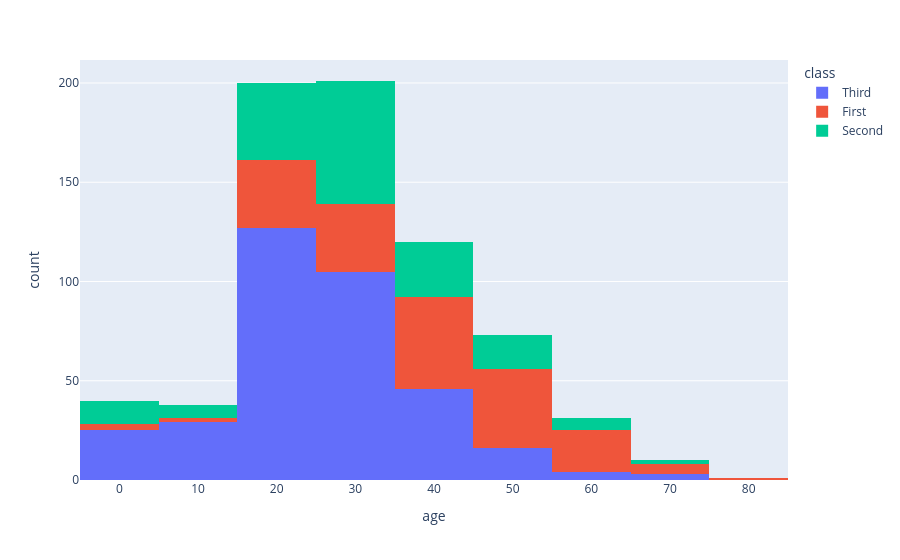

Notebook code for this chart:
### Code cell
px.histogram(df_01,x='age',nbins=10,color='class')

### Figure 1 — Plotly figure (JSON) as saved in the notebook; plotly's stock layout.template omitted (floating-point values rounded to 4 significant figures; data arrays with more than 128 entries replaced by an {"elided": "..."} marker saying what was removed)
{"data": [{"bingroup": "x", "hovertemplate": "class=Third<br>age=%{x}<br>count=%{y}<extra></extra>", "legendgroup": "Third", "marker": {"color": "#636efa", "pattern": {"shape": ""}}, "name": "Third", "nbinsx": 10, "orientation": "v", "showlegend": true, "type": "histogram", "x": {"elided": "491 float values"}, "xaxis": "x", "yaxis": "y"}, {"bingroup": "x", "hovertemplate": "class=First<br>age=%{x}<br>count=%{y}<extra></extra>", "legendgroup": "First", "marker": {"color": "#EF553B", "pattern": {"shape": ""}}, "name": "First", "nbinsx": 10, "orientation": "v", "showlegend": true, "type": "histogram", "x": {"elided": "216 float values"}, "xaxis": "x", "yaxis": "y"}, {"bingroup": "x", "hovertemplate": "class=Second<br>age=%{x}<br>count=%{y}<extra></extra>", "legendgroup": "Second", "marker": {"color": "#00cc96", "pattern": {"shape": ""}}, "name": "Second", "nbinsx": 10, "orientation": "v", "showlegend": true, "type": "histogram", "x": {"elided": "184 float values"}, "xaxis": "x", "yaxis": "y"}], "layout": {"barmode": "relative", "legend": {"title": {"text": "class"}, "tracegroupgap": 0}, "margin": {"t": 60}, "xaxis": {"anchor": "y", "domain": [0, 1], "title": {"text": "age"}}, "yaxis": {"anchor": "x", "domain": [0, 1], "title": {"text": "count"}}}}
